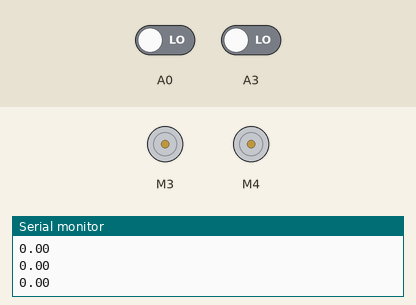
A sketch run on a simulated Arduino Uno, built with avr-gcc and run on an emulated ATmega328P. Shown: 2 × DC motor (green arrow = forward, orange = backward, longer = faster), the last lines printed to the serial monitor. Inputs (shaded band) come from the test bench; at power-on: A0 LOW, A3 LOW.

Above: at 1.2 s.
1.3 s: A0 driven HIGH
At 2.2 s:
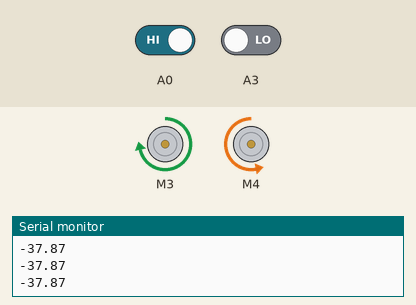
2.8 s: A3 driven HIGH
At 4.8 s:
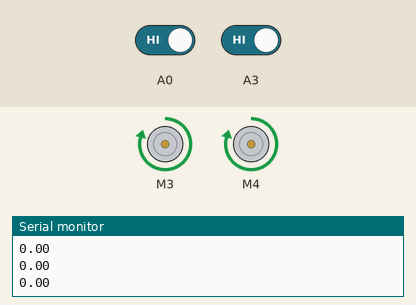
5.1 s: A0 driven LOW
At 6.4 s:
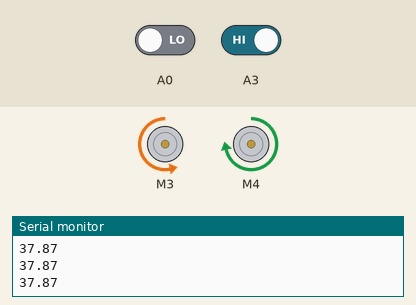
Timing chart, 0 to 8.1 s (numbered marks = the images above; inputs shaded):
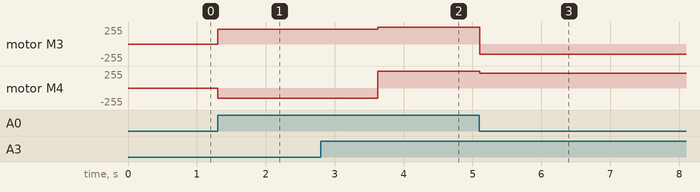

Measured:
- after the input at 1.3 s, motor M3: stopped → forward 220/255 at once; motor M4: stopped → backward 150/255 at once
- after the input at 2.8 s, motor M3: forward 220/255 → forward 250/255 after 0.83 s; motor M4: backward 150/255 → forward 250/255 after 0.83 s
- after the input at 5.1 s, motor M3: forward 250/255 → backward 150/255 at once; motor M4: forward 250/255 → forward 220/255 at once

The sketch:

Line_Follow_PID1.ino
```cpp
#include <mobis_motor.h>
#include <mobis_timer.h>
#include <mobis_dotmatrix.h>
#include <mobis_io.h>
#include <SoftwareSerial.h>
#include <AFMotor.h>

AF_DCMotor motor_L(3);
AF_DCMotor motor_R(4);

int max_speed = 250;
int min_speed = 150;
int speed_diff = 30;
int Kp = 20;
int Ki = 0.4;
int Kd = 0.5;
int last_error = 0;
int error = 0;
int total_error = 0;
float total = 0;
float filter = 0;
float previous = 0;
float filter_val = 0.05;
float sensor_reading[200];
int sensor_index = 0;

void setup() {
  Serial.begin(9600);
  Serial.println("Eduino Smart Car Start!");


  motor_L.setSpeed(max_speed);
  motor_L.run(RELEASE);
  motor_R.setSpeed(max_speed);
  motor_R.run(RELEASE);
}


float weighted_average(float new_value) {
  float sum = 0;
  float weight = 1;
  for (int i = 0; i < 100; i++) {
    sum += sensor_reading[i] * weight;
    weight -= filter_val;
  }
  sum += new_value * weight;
  sensor_reading[sensor_index++] = new_value;
  if (sensor_index >= 100) sensor_index = 0;
  return sum / 2;
}
inline float map1(float x, float in_min, float in_max, float out_min, float out_max)
{
  return (x - in_min) * (out_max - out_min) / (in_max - in_min) + out_min;
}

void loop() {
    int val1 = digitalRead(A0);
    int val2 = digitalRead(A3);
    int a = 0;
    int error1 = val1 - val2;

    if ( !(val1 == 0 && val2 == 0)) filter = weighted_average(error1);

    //error = filter;
    total_error += error;
    last_error = error;
    int output = Kp * error + Ki * total_error + Kd * (error - last_error);

    int left_speed = max_speed - 5* output;
    int right_speed = max_speed + 5*output;

    if (left_speed > max_speed) left_speed = max_speed;
    if (right_speed > max_speed) right_speed = max_speed;
    if (left_speed < min_speed) left_speed = min_speed;
    if (right_speed < min_speed) right_speed = min_speed;

   /*
    if (val1 == 1 && val2 == 1) {
       motor_L.setSpeed(max_speed);
       motor_R.setSpeed(max_speed);
       motor_L.run(FORWARD);
       motor_R.run(FORWARD);
    }
    else if (val1 == 1 && val2 == 0) {
       motor_L.setSpeed(left_speed - speed_diff);
       motor_R.setSpeed(min_speed - a);
       motor_L.run(FORWARD);
       motor_R.run(BACKWARD);

    }
    else if (val1 == 0 && val2 == 1) {
       motor_L.setSpeed(min_speed - a);
       motor_R.setSpeed(right_speed - speed_diff);
       motor_L.run(BACKWARD);
       motor_R.run(FORWARD);

    }
    else if (val1 == 0 && val2 == 0) {
       //motor_L.setSpeed(min_speed+ a);
      // motor_R.setSpeed(min_speed+ a);
      // motor_L.run(RELEASE);
      // motor_R.run(RELEASE);
    }
*/
    filter = map1(filter, -1, 1, -0.5 , 0.5);

    if ((filter <=filter_val && filter >=(-1) * filter_val) && (!(val1 == 0 && val2 == 0)) ){
        motor_L.setSpeed(max_speed);
        motor_R.setSpeed(max_speed);
        motor_L.run(FORWARD);
        motor_R.run(FORWARD);
    }

    else if (val1 == 1 && val2 == 0) {

        motor_L.setSpeed(left_speed - speed_diff);
        motor_R.setSpeed(min_speed - a);
        motor_L.run(FORWARD);
        motor_R.run(BACKWARD);
    }

    else if (val1 == 0 && val2 == 1){
        motor_L.setSpeed(min_speed - a);
        motor_R.setSpeed(right_speed - speed_diff);
        motor_L.run(BACKWARD);
        motor_R.run(FORWARD);
    }

    else {}
    Serial.println(filter);
}
```
